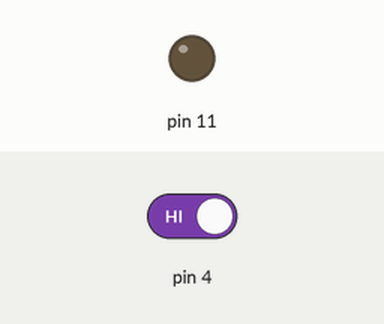
Simulated run of this sketch. Board: Arduino Uno, built with avr-gcc and run on an emulated ATmega328P. Shown: output pins drawn as LEDs (lit = HIGH). Dashed ring = blinking. The inputs (shaded band) are chosen by the test bench; at power-on: pin 4 HIGH. What the sketch prints to the serial monitor is not drawn.

Above: at 1.2 s.
1.3 s: pin 4 driven LOW
At 1.92 s:
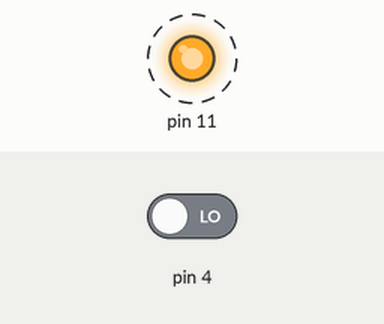
4.3 s: pin 4 driven HIGH
At 4.9 s:
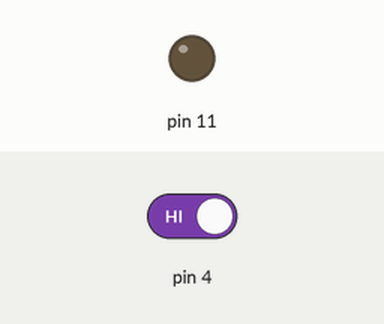
Timing chart, 0 to 7.3 s (numbered marks = the images above; inputs shaded):
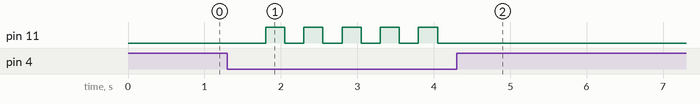

Measured:
- after the input at 1.3 s, pin 11: alternates HIGH for 0.25 s and LOW for 0.25 s, starting after 0.50 s
- after the input at 4.3 s, pin 11: stops changing and stays LOW

The sketch:

NANO168_DOOR_LOCK.ino
```cpp
/*
	This simple sketch monitors a digital GPIO pin and when it goes
	low it sounds an alarm as it means the door was locked without
	the power being switched off first.
*/

#include "Arduino.h"

void setup()
{
	Serial.begin(9600);

	// Door Lock Sensor pin (from the opto interrupter)
	// HIGH means unlocked, LOW means light beam interrupted, so lock has been thrown)
	pinMode(4, INPUT);

	// Buzzer output
	pinMode(11, OUTPUT);
	digitalWrite(11, LOW);

	Serial.println("Setup completed.");
}

void loop()
{
	// On closing door there is some sort of momentary LOW condition caused by light reflection
	if (digitalRead(4) == LOW) {
		delay(500);

		// Check pin 4 is ALWAYS high
		while (digitalRead(4) == LOW) {
			digitalWrite(11, HIGH);
			delay(250);
			digitalWrite(11, LOW);
			delay(250);
		}
	}
}
```
